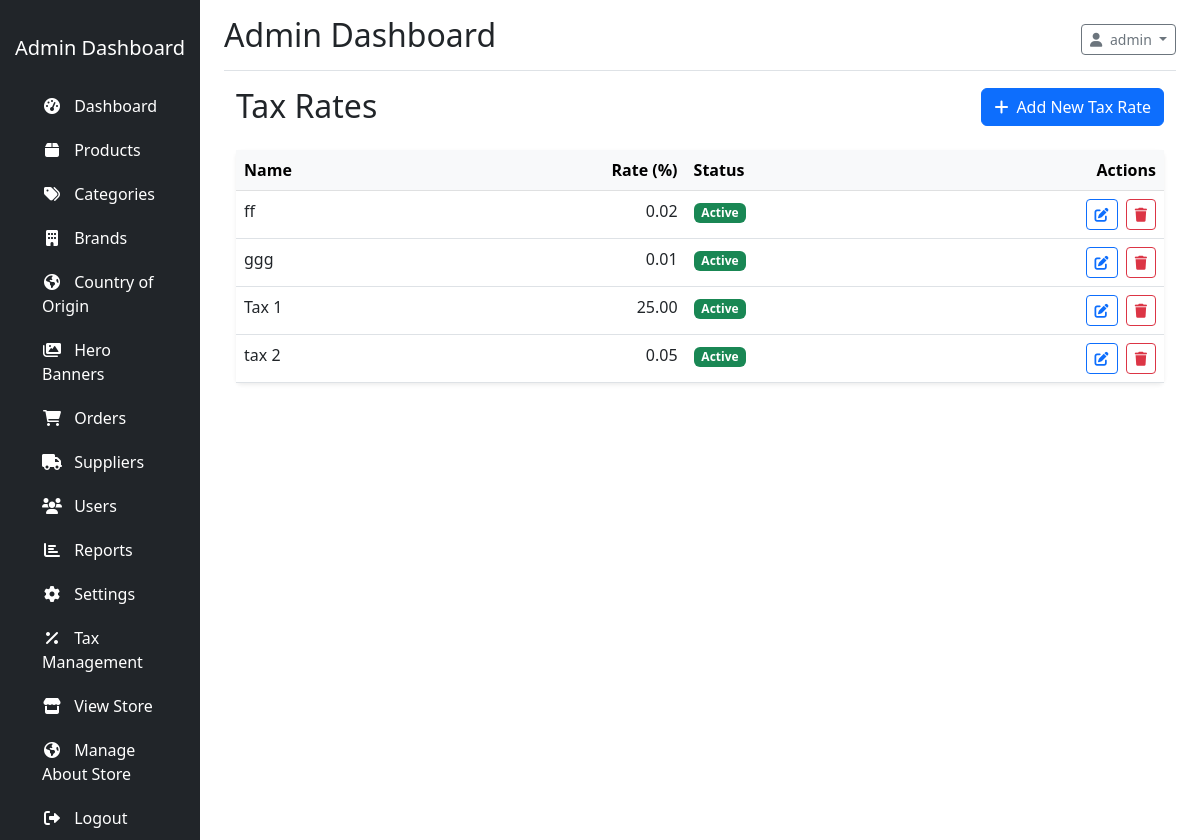
The app's page /?controller=tax&action=index (signed in) with its own data.
### tables this page shows
CREATE TABLE IF NOT EXISTS `tax_rates` (
  `id` int NOT NULL AUTO_INCREMENT,
  `name` varchar(100) NOT NULL,
  `rate` decimal(10,2) NOT NULL,
  `is_active` tinyint(1) DEFAULT '1',
  `created_at` timestamp NULL DEFAULT CURRENT_TIMESTAMP,
  `updated_at` timestamp NULL DEFAULT CURRENT_TIMESTAMP ON UPDATE CURRENT_TIMESTAMP,
  PRIMARY KEY (`id`)
);

### app/controllers/TaxController.php (called while the page is built, shortened)
<?php
class TaxController extends Controller {
    private $taxModel;
    public function __construct() {
        $this->taxModel = $this->model('TaxModel');
        $this->taxModel->createTable();
        $this->taxModel->ensureTaxRatesExist();
    }
    public function index() {
        $data = [
            'taxRates' => $this->taxModel->getTaxRates()
        ];
        $this->view('admin/tax/index', $data);
    }
}

### config/database.php (called while the page is built, shortened)
<?php
class Database {
    private $host = DB_HOST;
    private $user = DB_USER;
    private $pass = DB_PASS;
    private $dbname = DB_NAME;
    private $conn;
    private $stmt;
    public function __construct() {
        $dsn = 'mysql:host=' . $this->host . ';dbname=' . $this->dbname;
        $options = array(
            PDO::ATTR_PERSISTENT => true,
            PDO::ATTR_ERRMODE => PDO::ERRMODE_EXCEPTION,
            PDO::ATTR_DEFAULT_FETCH_MODE => PDO::FETCH_ASSOC,
            PDO::ATTR_EMULATE_PREPARES => false
        );
        try {
            $this->conn = new PDO($dsn, $this->user, $this->pass, $options);
        } catch(PDOException $e) {
            $this->error = $e->getMessage();
        }
    }
    public function query($query) {
        $this->stmt = null;
        try {
            $this->stmt = $this->conn->prepare($query);
            return true;
        } catch(PDOException $e) {
            $this->error = $e->getMessage();
            error_log('PDO Query Error: ' . $this->error . ' - Query: ' . $query);
            throw $e;
        }
    }
    public function bind($param, $value, $type = null) {
        if(is_null($type)) {
            switch(true) {
                case is_int($value):
                    $type = PDO::PARAM_INT;
                    break;
            }
        }
        try {
            $result = $this->stmt->bindValue($param, $value, $type);
            return true;
        } catch(PDOException $e) {
            $this->error = $e->getMessage();
            error_log('PDO Bind Error: ' . $this->error . ' - Param: ' . $param);
            return false;
        }
    }
    public function execute() {
        try {
            return $this->stmt->execute();
        } catch(PDOException $e) {
            $this->error = $e->getMessage();
            error_log('Execute Error: ' . $this->error);
            return false;
        }
    }
    public function resultSet() {
        try {
            if(!$this->execute()) {
                return [];
            }
            return $this->stmt->fetchAll();
        } catch(PDOException $e) {
            $this->error = $e->getMessage();
            error_log('ResultSet Error: ' . $this->error);
            return [];
        }
    }
}

### app/models/TaxModel.php (called while the page is built, shortened)
<?php
class TaxModel {
    private $db;
    private $table = 'tax_rates';
    public function __construct() {
        $this->db = new Database;
    }
    public function getTaxRates($activeOnly = true) {
        $sql = 'SELECT * FROM ' . $this->table;
        $params = [];
        if ($activeOnly) {
            $sql .= ' WHERE is_active = :is_active';
            $params[':is_active'] = 1;
        }
        $sql .= ' ORDER BY name ASC';
        $this->db->query($sql);
        foreach ($params as $key => $value) {
            $this->db->bind($key, $value);
        }
        $results = $this->db->resultSet();
        if (is_array($results)) {
            return array_map(function($item) {
                return (object)$item;
            }, $results);
        }
        return [];
    }
    public function createTable() {
        $sql = "CREATE TABLE IF NOT EXISTS " . $this->table . " (
            id INT(11) AUTO_INCREMENT PRIMARY KEY,
            name VARCHAR(100) NOT NULL,
            rate DECIMAL(10,2) NOT NULL,
            is_active TINYINT(1) DEFAULT 1,
            created_at TIMESTAMP DEFAULT CURRENT_TIMESTAMP,
            updated_at TIMESTAMP DEFAULT CURRENT_TIMESTAMP ON UPDATE CURRENT_TIMESTAMP
        ) ENGINE=InnoDB DEFAULT CHARSET=utf8mb4;";
        $this->db->query($sql);
        $this->db->execute();
    }
    public function ensureTaxRatesExist() {
        try {
            $this->db->query('SHOW TABLES LIKE "' . $this->table . '"');
            $tableExists = $this->db->resultSet();
            if (empty($tableExists)) {
                $this->createTable();
                $this->db->query('INSERT INTO ' . $this->table . ' (name, rate, is_active) VALUES (\'Standard Tax\', 0.00, 1)');
                $this->db->execute();
            } else {
                $this->db->query('SELECT COUNT(*) as count FROM ' . $this->table . ' WHERE is_active = 1');
            }
        } catch (Exception $e) {
            error_log('Error in ensureTaxRatesExist: ' . $e->getMessage());
            try {
                $this->createTable();
                $this->db->query('INSERT INTO ' . $this->table . ' (name, rate, is_active) VALUES (\'Standard Tax\', 0.00, 1)');
                $this->db->execute();
            } catch (Exception $e) {
                error_log('Error creating tax_rates table: ' . $e->getMessage());
            }
        }
    }
}

### app/views/admin/tax/index.php (the view, shortened to what this page needs)
<?php require_once APP_PATH . 'views/admin/layouts/header.php'; ?>
<div class="container-fluid">
    <div class="row">
        <div class="col-md-12">
            <div class="d-flex justify-content-between align-items-center mb-4">
                <h2 class="mb-0">Tax Rates</h2>
                <a href="<?php echo BASE_URL; ?>?controller=tax&action=add" class="btn btn-primary">
                    <i class="fas fa-plus me-2"></i>Add New Tax Rate
                </a>
            </div>
            <div class="card shadow-sm">
                <div class="card-body p-0">
                    <?php if (empty($data['taxRates'])): ?>
                        <div class="text-center p-4">
                            <p class="text-muted mb-0">No tax rates found. Add your first tax rate to get started.</p>
                        </div>
                    <?php else: ?>
                        <div class="table-responsive">
                            <table class="table table-hover mb-0">
                                <thead class="table-light">
                                    <tr>
                                        <th>Name</th>
                                        <th class="text-end">Rate (%)</th>
                                        <th>Status</th>
                                        <th class="text-end">Actions</th>
                                    </tr>
                                </thead>
                                <tbody>
                                    <?php foreach ($data['taxRates'] as $taxRate): ?>
                                        <tr>
                                            <td><?php echo htmlspecialchars($taxRate->name); ?></td>
                                            <td class="text-end"><?php echo number_format($taxRate->rate, 2); ?></td>
                                            <td>
                                                <span class="badge bg-<?php echo $taxRate->is_active ? 'success' : 'secondary'; ?>">
                                                    <?php echo $taxRate->is_active ? 'Active' : 'Inactive'; ?>
                                                </span>
                                            </td>
                                            <td class="text-end">
                                                <a href="<?php echo BASE_URL; ?>?controller=tax&action=edit&id=<?php echo $taxRate->id; ?>"
                                                   class="btn btn-sm btn-outline-primary me-1"
                                                   title="Edit">
                                                    <i class="fas fa-edit"></i>
                                                </a>
                                                <form action="<?php echo BASE_URL; ?>?controller=tax&action=delete&id=<?php echo $taxRate->id; ?>"
                                                      method="POST"
                                                      class="d-inline"
                                                      onsubmit="return confirm('Are you sure you want to delete this tax rate?');">
                                                    <button type="submit" class="btn btn-sm btn-outline-danger" title="Delete">
                                                        <i class="fas fa-trash"></i>
                                                    </button>
                                                </form>
                                            </td>
                                        </tr>
                                    <?php endforeach; ?>
                                </tbody>
                            </table>
                        </div>
                    <?php endif; ?>
                </div>
            </div>
        </div>
    </div>
</div>
<?php require_once APP_PATH . 'views/admin/layouts/footer.php'; ?>

### public/assets/css/admin.css (style rules this page uses)
.card { border: none; box-shadow: 0 0.125rem 0.25rem rgba(0, 0, 0, 0.075); margin-bottom: 20px; }
.table th { font-weight: 600; background-color: #f8f9fa; }
.btn-sm { padding: 0.25rem 0.5rem; font-size: 0.875rem; }

### records on screen
tax_rates: name "ff", rate "0.02", is_active "Active"
tax_rates: name "ggg", rate "0.01", is_active "Active"
tax_rates: name "Tax 1", rate "25.00", is_active "Active"
tax_rates: name "tax 2", rate "0.05", is_active "Active"

### other values on screen
$_SESSION['user_name'] "admin"
